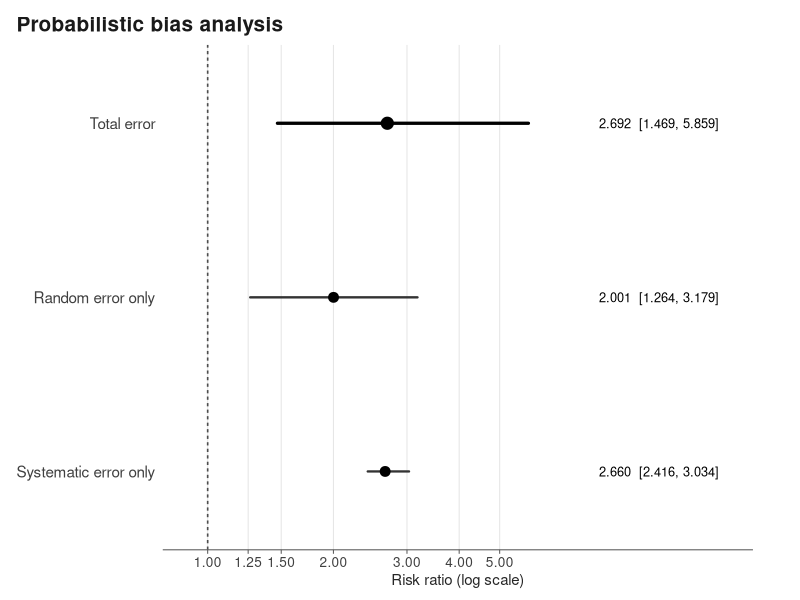
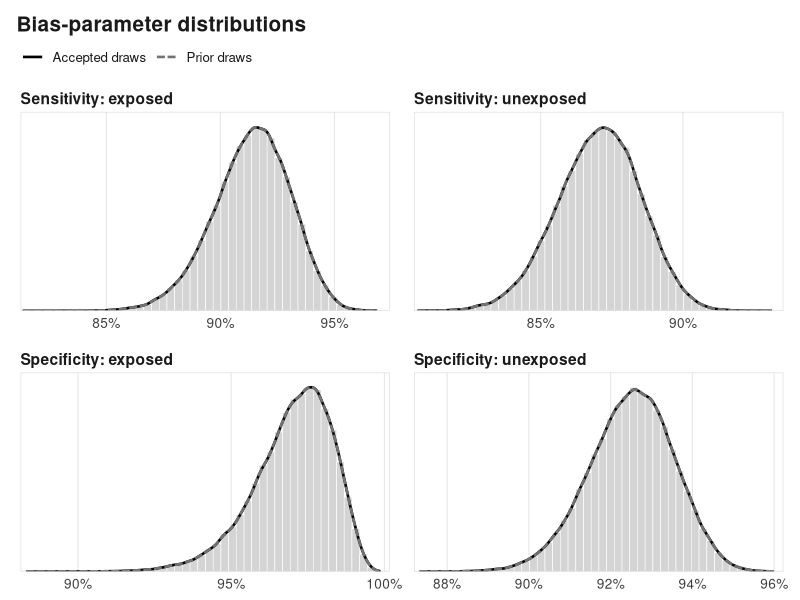
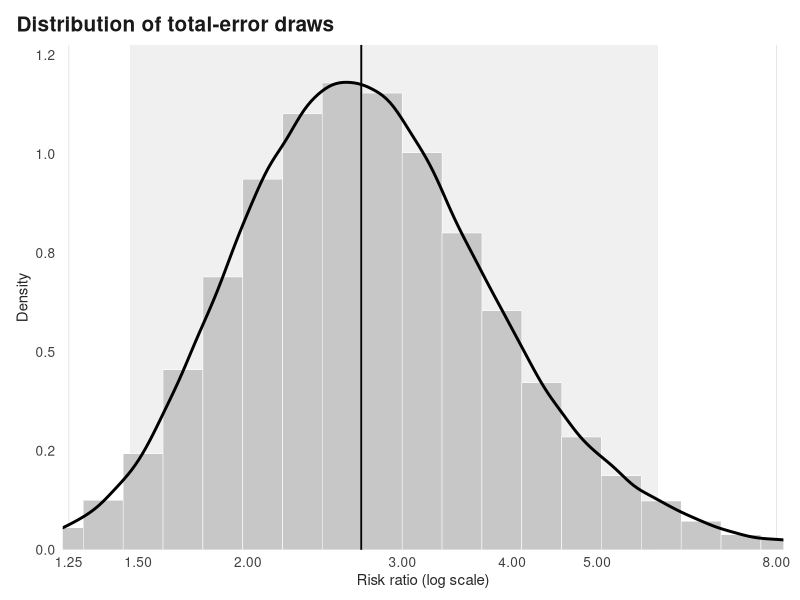

The R source for these figures, in order:
# SCRIPT VERSION: 2026-08-01-v2
###############################################################################
# Probabilistic bias analysis for outcome misclassification: summary data
# Cohort-like or cross-sectional 2 x 2 table
#
# Author: R MACLEHOSE
# Ref: Fox, MacLehose, Lash book on QBA
#
# Revised to match summary_exposure misclass.R:
#   - same a/b/c/d table notation and effect_measure argument
#   - type="nd", type="diff(.80)", or type="diff(se=.80,sp=.60)"
#   - descriptive internal variable names and structured output object
#   - print(), summary(), plot(), and save_pba_plots() methods
#   - matching forest, bias-parameter, and effect-distribution graphics
#
# Bias-parameter distributions:
#   - sensitivity: beta distributions
#   - specificity: beta distributions
#   - under differential misclassification, exposed and unexposed draws are
#     correlated through separate Gaussian copulas for Se and Sp
###############################################################################

library(ggplot2)
library(dplyr)
library(tidyr)
library(tibble)
library(scales)
library(knitr)

# Observed table:
#                     Exposed   Unexposed
# Observed cases           a          b
# Observed noncases        c          d
#
# Outcome-classification parameters:
#   se1, sp1: sensitivity and specificity among exposed persons
#   se0, sp0: sensitivity and specificity among unexposed persons
#
# OR = (a/b)/(c/d)
# RR = [a/(a+c)]/[b/(b+d)]
# RD = [a/(a+c)]-[b/(b+d)]
#
# This file is intended for cohort-like or cross-sectional data in which
# c and d are observed noncases. Use the separate case-control file when
# cases and controls were sampled at different fractions.

# -----------------------------------------------------------------------------
# Small helpers
# -----------------------------------------------------------------------------

choose_hist_bins <- function(n, min_bins = 30L, max_bins = 60L) {
  stopifnot(length(n) == 1L, is.finite(n), n > 0)
  as.integer(max(min_bins, min(max_bins, ceiling(n^(1 / 3)))))
}

full_effect_name <- function(effect_measure) {
  switch(
    effect_measure,
    OR = "Odds ratio",
    RR = "Risk ratio",
    RD = "Risk difference",
    stop("Unknown effect measure.", call. = FALSE)
  )
}

format_effect <- function(x, digits = 2) {
  scales::number(x, accuracy = 10^(-digits), trim = TRUE)
}

validate_pba_inputs <- function(a, b, c, d,
                                se1.a, se1.b, se0.a, se0.b,
                                sp1.a, sp1.b, sp0.a, sp0.b,
                                SIMS) {
  counts <- c(a = a, b = b, c = c, d = d)
  shapes <- c(
    se1.a = se1.a, se1.b = se1.b,
    se0.a = se0.a, se0.b = se0.b,
    sp1.a = sp1.a, sp1.b = sp1.b,
    sp0.a = sp0.a, sp0.b = sp0.b
  )

  if (any(!is.finite(counts)) || any(counts <= 0)) {
    stop("a, b, c, and d must all be positive and finite.", call. = FALSE)
  }
  if (any(abs(counts - round(counts)) > sqrt(.Machine$double.eps))) {
    stop("a, b, c, and d must be whole-number counts because rbinom() is used.",
         call. = FALSE)
  }
  if (any(!is.finite(shapes)) || any(shapes <= 0)) {
    stop("All beta-distribution shape parameters must be positive and finite.",
         call. = FALSE)
  }

  if (length(SIMS) != 1L || !is.finite(SIMS) || SIMS < 2 || SIMS != round(SIMS)) {
    stop("SIMS must be a whole number of at least 2.", call. = FALSE)
  }
  invisible(TRUE)
}

# -----------------------------------------------------------------------------
# Misclassification parser
# -----------------------------------------------------------------------------

normalize_rho <- function(rho) {
  if (!is.numeric(rho) || length(rho) < 1L || length(rho) > 2L ||
      any(!is.finite(rho))) {
    stop("rho must be one finite number or two finite numbers for Se and Sp.",
         call. = FALSE)
  }

  if (length(rho) == 1L) {
    out <- c(se = unname(rho), sp = unname(rho))
  } else if (is.null(names(rho))) {
    out <- c(se = rho[1], sp = rho[2])
  } else {
    nm <- tolower(names(rho))
    nm[nm %in% c("sens", "sensitivity")] <- "se"
    nm[nm %in% c("spec", "specificity")] <- "sp"
    if (!setequal(nm, c("se", "sp")) || anyDuplicated(nm)) {
      stop("A two-element rho must be named c(se=..., sp=...), or supplied in that order.",
           call. = FALSE)
    }
    out <- c(
      se = unname(rho[match("se", nm)]),
      sp = unname(rho[match("sp", nm)])
    )
  }

  if (any(abs(out) >= 1)) {
    stop("Each rho must lie strictly between -1 and 1.", call. = FALSE)
  }
  out
}

parse_diff_contents <- function(contents) {
  contents <- gsub("\\s+", "", contents)
  if (!nzchar(contents)) {
    stop("Use type='diff(...)', e.g. 'diff(.80)' or 'diff(se=.80,sp=.60)'.",
         call. = FALSE)
  }

  one_num <- suppressWarnings(as.numeric(contents))
  if (!is.na(one_num)) return(normalize_rho(one_num))

  parts <- strsplit(contents, ",", fixed = TRUE)[[1]]
  vals <- lapply(parts, function(x) strsplit(x, "=", fixed = TRUE)[[1]])
  if (!all(lengths(vals) == 2L)) {
    stop("Differential type must look like 'diff(.80)' or 'diff(se=.80,sp=.60)'.",
         call. = FALSE)
  }

  nm <- tolower(vapply(vals, `[`, character(1), 1))
  nm[nm %in% c("sens", "sensitivity")] <- "se"
  nm[nm %in% c("spec", "specificity")] <- "sp"
  value <- suppressWarnings(as.numeric(vapply(vals, `[`, character(1), 2)))
  if (any(!is.finite(value))) {
    stop("Could not parse rho values inside type='diff(...)'.", call. = FALSE)
  }
  names(value) <- nm
  normalize_rho(value)
}

parse_misclassification <- function(type) {
  if (!is.character(type) || length(type) != 1L || is.na(type)) {
    stop("type must be one character string.", call. = FALSE)
  }

  type_clean <- tolower(gsub("\\s+", "", type))

  if (type_clean %in% c("nd", "nondiff", "nondifferential")) {
    return(list(
      type = "nondiff",
      rho = c(se = NA_real_, sp = NA_real_),
      label = "Nondifferential outcome misclassification"
    ))
  }

  pieces <- regmatches(
    type_clean,
    regexec("^diff(?:erential)?\\((.*)\\)$", type_clean, perl = TRUE)
  )[[1]]

  if (length(pieces) == 0L) {
    stop(
      paste0(
        "type must be 'nd', 'diff(.80)', or 'diff(se=.80,sp=.60)'. ",
        "The separate rho= argument is not used."
      ),
      call. = FALSE
    )
  }

  rho_out <- parse_diff_contents(pieces[2])
  same_rho <- isTRUE(all.equal(unname(rho_out["se"]), unname(rho_out["sp"])))
  label <- if (same_rho) {
    paste0(
      "Differential outcome misclassification; Gaussian-copula rho = ",
      formatC(rho_out["se"], format = "f", digits = 2)
    )
  } else {
    paste0(
      "Differential outcome misclassification; Gaussian-copula rho(Se) = ",
      formatC(rho_out["se"], format = "f", digits = 2),
      ", rho(Sp) = ",
      formatC(rho_out["sp"], format = "f", digits = 2)
    )
  }

  list(type = "diff", rho = rho_out, label = label)
}

# -----------------------------------------------------------------------------
# Core calculations
# -----------------------------------------------------------------------------

calc_effect <- function(cases_exp, cases_unexp, controls_exp, controls_unexp,
                        effect_measure = c("OR", "RR", "RD")) {
  effect_measure <- match.arg(effect_measure)

  if (effect_measure == "OR") {
    return((cases_exp / cases_unexp) / (controls_exp / controls_unexp))
  }

  risk_exp <- cases_exp / (cases_exp + controls_exp)
  risk_unexp <- cases_unexp / (cases_unexp + controls_unexp)

  if (effect_measure == "RR") return(risk_exp / risk_unexp)
  risk_exp - risk_unexp
}

# For OR/RR this is the SE of log(effect); for RD it is the additive-scale SE.
calc_effect_se <- function(cases_exp, cases_unexp, controls_exp, controls_unexp,
                           effect_measure = c("OR", "RR", "RD")) {
  effect_measure <- match.arg(effect_measure)

  if (effect_measure == "OR") {
    return(sqrt(
      1 / cases_exp + 1 / cases_unexp +
        1 / controls_exp + 1 / controls_unexp
    ))
  }

  if (effect_measure == "RR") {
    return(sqrt(
      1 / cases_exp - 1 / (cases_exp + controls_exp) +
        1 / cases_unexp - 1 / (cases_unexp + controls_unexp)
    ))
  }

  risk_exp <- cases_exp / (cases_exp + controls_exp)
  risk_unexp <- cases_unexp / (cases_unexp + controls_unexp)
  sqrt(
    risk_exp * (1 - risk_exp) / (cases_exp + controls_exp) +
      risk_unexp * (1 - risk_unexp) / (cases_unexp + controls_unexp)
  )
}

add_random_error <- function(eff, se,
                             effect_measure = c("OR", "RR", "RD")) {
  effect_measure <- match.arg(effect_measure)
  z <- stats::rnorm(length(eff))
  if (effect_measure %in% c("OR", "RR")) return(exp(log(eff) + z * se))
  eff + z * se
}

draw_gaussian_copula <- function(n, rho) {
  sigma <- matrix(c(1, rho, rho, 1), nrow = 2L)
  z <- MASS::mvrnorm(n, mu = c(0, 0), Sigma = sigma, empirical = FALSE)
  if (is.null(dim(z))) z <- matrix(z, nrow = 1L)
  stats::pnorm(z)
}

draw_correlated_beta_pair <- function(n,
                                      exposed_a, exposed_b,
                                      unexposed_a, unexposed_b,
                                      rho) {
  u <- draw_gaussian_copula(n, rho)
  tibble(
    exposed = stats::qbeta(u[, 1], exposed_a, exposed_b),
    unexposed = stats::qbeta(u[, 2], unexposed_a, unexposed_b)
  )
}

# -----------------------------------------------------------------------------
# Main PBA function
# -----------------------------------------------------------------------------

pba.summary.out <- function(a, b, c, d,
                            se1.a, se1.b,
                            se0.a, se0.b,
                            sp1.a, sp1.b,
                            sp0.a, sp0.b,
                            type = "nd",
                            effect_measure = c("OR", "RR", "RD"),
                            SIMS = 100000,
                            ...) {
  dots <- list(...)
  if ("rho" %in% names(dots)) {
    stop(
      paste0(
        "rho is not a separate argument. ",
        "Use type='diff(.80)' or type='diff(se=.80,sp=.60)'."
      ),
      call. = FALSE
    )
  }
  if (length(dots) > 0L) {
    stop("Unused argument(s): ", paste(names(dots), collapse = ", "),
         call. = FALSE)
  }

  effect_measure <- match.arg(effect_measure)
  validate_pba_inputs(
    a, b, c, d,
    se1.a, se1.b, se0.a, se0.b,
    sp1.a, sp1.b, sp0.a, sp0.b,
    SIMS
  )
  misclass <- parse_misclassification(type)

  n_exposed <- a + c
  n_unexposed <- b + d
  niter <- as.integer(SIMS)
  draw_id <- seq_len(niter)

  if (misclass$type == "nondiff") {
    if (!isTRUE(all.equal(c(se1.a, se1.b), c(se0.a, se0.b))) ||
        !isTRUE(all.equal(c(sp1.a, sp1.b), c(sp0.a, sp0.b)))) {
      warning(
        paste0(
          "For type='nd', common Se and Sp draws are required. ",
          "The se1.* and sp1.* arguments define the common distributions; ",
          "se0.* and sp0.* are ignored."
        ),
        call. = FALSE
      )
    }

    se_exposed <- stats::rbeta(niter, se1.a, se1.b)
    se_unexposed <- se_exposed
    sp_exposed <- stats::rbeta(niter, sp1.a, sp1.b)
    sp_unexposed <- sp_exposed
  } else {
    se_pair <- draw_correlated_beta_pair(
      niter,
      se1.a, se1.b,
      se0.a, se0.b,
      unname(misclass$rho["se"])
    )
    sp_pair <- draw_correlated_beta_pair(
      niter,
      sp1.a, sp1.b,
      sp0.a, sp0.b,
      unname(misclass$rho["sp"])
    )
    se_exposed <- se_pair$exposed
    se_unexposed <- se_pair$unexposed
    sp_exposed <- sp_pair$exposed
    sp_unexposed <- sp_pair$unexposed
  }

  bias_draws_all <- tibble(
    draw = draw_id,
    se_exposed,
    se_unexposed,
    sp_exposed,
    sp_unexposed
  )

  denominator_exposed <- se_exposed + sp_exposed - 1
  denominator_unexposed <- se_unexposed + sp_unexposed - 1

  corrected_cases_exp <-
    (a - n_exposed * (1 - sp_exposed)) / denominator_exposed
  corrected_controls_exp <- n_exposed - corrected_cases_exp

  corrected_cases_unexp <-
    (b - n_unexposed * (1 - sp_unexposed)) / denominator_unexposed
  corrected_controls_unexp <- n_unexposed - corrected_cases_unexp

  valid_corrected <-
    corrected_cases_exp > 0 & corrected_controls_exp > 0 &
    corrected_cases_unexp > 0 & corrected_controls_unexp > 0 &
    is.finite(corrected_cases_exp) & is.finite(corrected_controls_exp) &
    is.finite(corrected_cases_unexp) & is.finite(corrected_controls_unexp)

  rejected_corrected <- sum(!valid_corrected)
  draw_id <- draw_id[valid_corrected]
  corrected_cases_exp <- corrected_cases_exp[valid_corrected]
  corrected_controls_exp <- corrected_controls_exp[valid_corrected]
  corrected_cases_unexp <- corrected_cases_unexp[valid_corrected]
  corrected_controls_unexp <- corrected_controls_unexp[valid_corrected]
  se_exposed <- se_exposed[valid_corrected]
  se_unexposed <- se_unexposed[valid_corrected]
  sp_exposed <- sp_exposed[valid_corrected]
  sp_unexposed <- sp_unexposed[valid_corrected]

  n_valid_corrected <- length(corrected_cases_exp)
  if (n_valid_corrected == 0L) {
    stop("No valid corrected tables were produced. Check the Se/Sp distributions.",
         call. = FALSE)
  }

  prev_disease_exposed <- stats::rbeta(
    n_valid_corrected, corrected_cases_exp, corrected_controls_exp
  )
  prev_disease_unexposed <- stats::rbeta(
    n_valid_corrected, corrected_cases_unexp, corrected_controls_unexp
  )

  ppv_exposed <-
    (se_exposed * prev_disease_exposed) /
    (se_exposed * prev_disease_exposed +
       (1 - sp_exposed) * (1 - prev_disease_exposed))
  ppv_unexposed <-
    (se_unexposed * prev_disease_unexposed) /
    (se_unexposed * prev_disease_unexposed +
       (1 - sp_unexposed) * (1 - prev_disease_unexposed))
  npv_exposed <-
    (sp_exposed * (1 - prev_disease_exposed)) /
    ((1 - se_exposed) * prev_disease_exposed +
       sp_exposed * (1 - prev_disease_exposed))
  npv_unexposed <-
    (sp_unexposed * (1 - prev_disease_unexposed)) /
    ((1 - se_unexposed) * prev_disease_unexposed +
       sp_unexposed * (1 - prev_disease_unexposed))

  valid_predictive <-
    is.finite(ppv_exposed) & is.finite(ppv_unexposed) &
    is.finite(npv_exposed) & is.finite(npv_unexposed) &
    ppv_exposed >= 0 & ppv_exposed <= 1 &
    ppv_unexposed >= 0 & ppv_unexposed <= 1 &
    npv_exposed >= 0 & npv_exposed <= 1 &
    npv_unexposed >= 0 & npv_unexposed <= 1

  rejected_predictive <- sum(!valid_predictive)
  draw_id <- draw_id[valid_predictive]
  ppv_exposed <- ppv_exposed[valid_predictive]
  ppv_unexposed <- ppv_unexposed[valid_predictive]
  npv_exposed <- npv_exposed[valid_predictive]
  npv_unexposed <- npv_unexposed[valid_predictive]
  corrected_cases_exp <- corrected_cases_exp[valid_predictive]
  corrected_controls_exp <- corrected_controls_exp[valid_predictive]
  corrected_cases_unexp <- corrected_cases_unexp[valid_predictive]
  corrected_controls_unexp <- corrected_controls_unexp[valid_predictive]
  se_exposed <- se_exposed[valid_predictive]
  se_unexposed <- se_unexposed[valid_predictive]
  sp_exposed <- sp_exposed[valid_predictive]
  sp_unexposed <- sp_unexposed[valid_predictive]

  n_valid_predictive <- length(ppv_exposed)
  if (n_valid_predictive == 0L) {
    stop("No valid PPV/NPV values were produced.", call. = FALSE)
  }

  sim_cases_exp <-
    stats::rbinom(n_valid_predictive, a, ppv_exposed) +
    stats::rbinom(n_valid_predictive, c, 1 - npv_exposed)
  sim_controls_exp <- n_exposed - sim_cases_exp

  sim_cases_unexp <-
    stats::rbinom(n_valid_predictive, b, ppv_unexposed) +
    stats::rbinom(n_valid_predictive, d, 1 - npv_unexposed)
  sim_controls_unexp <- n_unexposed - sim_cases_unexp

  valid_simulated <-
    sim_cases_exp > 0 & sim_controls_exp > 0 &
    sim_cases_unexp > 0 & sim_controls_unexp > 0 &
    is.finite(sim_cases_exp) & is.finite(sim_controls_exp) &
    is.finite(sim_cases_unexp) & is.finite(sim_controls_unexp)

  rejected_zero_cells <- sum(!valid_simulated)
  sim_data <- tibble(
    draw = draw_id[valid_simulated],
    corrected_cases_exp = corrected_cases_exp[valid_simulated],
    corrected_cases_unexp = corrected_cases_unexp[valid_simulated],
    corrected_controls_exp = corrected_controls_exp[valid_simulated],
    corrected_controls_unexp = corrected_controls_unexp[valid_simulated],
    sim_cases_exp = sim_cases_exp[valid_simulated],
    sim_cases_unexp = sim_cases_unexp[valid_simulated],
    sim_controls_exp = sim_controls_exp[valid_simulated],
    sim_controls_unexp = sim_controls_unexp[valid_simulated],
    se_exposed = se_exposed[valid_simulated],
    se_unexposed = se_unexposed[valid_simulated],
    sp_exposed = sp_exposed[valid_simulated],
    sp_unexposed = sp_unexposed[valid_simulated]
  )

  if (nrow(sim_data) == 0L) {
    stop("No valid simulated tables remained after zero-cell filtering.",
         call. = FALSE)
  }

  eff_syst <- calc_effect(
    sim_data$corrected_cases_exp,
    sim_data$corrected_cases_unexp,
    sim_data$corrected_controls_exp,
    sim_data$corrected_controls_unexp,
    effect_measure
  )
  eff_bias <- calc_effect(
    sim_data$sim_cases_exp,
    sim_data$sim_cases_unexp,
    sim_data$sim_controls_exp,
    sim_data$sim_controls_unexp,
    effect_measure
  )
  se_bias <- calc_effect_se(
    sim_data$sim_cases_exp,
    sim_data$sim_cases_unexp,
    sim_data$sim_controls_exp,
    sim_data$sim_controls_unexp,
    effect_measure
  )
  eff_total <- add_random_error(eff_bias, se_bias, effect_measure)

  valid_effect <-
    is.finite(eff_syst) & is.finite(eff_bias) &
    is.finite(se_bias) & is.finite(eff_total)
  if (effect_measure %in% c("OR", "RR")) {
    valid_effect <- valid_effect & eff_syst > 0 & eff_bias > 0 & eff_total > 0
  }

  rejected_effect <- sum(!valid_effect)
  sim_data <- sim_data[valid_effect, ]
  eff_syst <- eff_syst[valid_effect]
  eff_bias <- eff_bias[valid_effect]
  se_bias <- se_bias[valid_effect]
  eff_total <- eff_total[valid_effect]

  if (length(eff_total) == 0L) {
    stop("No finite effect draws remained.", call. = FALSE)
  }

  eff_observed <- calc_effect(a, b, c, d, effect_measure)
  se_re_only <- calc_effect_se(a, b, c, d, effect_measure)
  eff_re_only <- add_random_error(
    rep(eff_observed, niter), rep(se_re_only, niter), effect_measure
  )

  impossible <- niter - length(eff_total)
  rejection_counts <- tibble(
    Stage = c(
      "Invalid corrected table",
      "Invalid predictive value",
      "Zero-cell simulated table",
      "Non-finite effect draw"
    ),
    Rejected = c(
      rejected_corrected,
      rejected_predictive,
      rejected_zero_cells,
      rejected_effect
    )
  )

  out <- list(
    total = eff_total,
    re = eff_re_only,
    syst = eff_syst,
    bias_plus_reclassification = eff_bias,
    impossible = impossible,
    effect_measure = effect_measure,
    n_sims_requested = niter,
    n_sims_valid = length(eff_total),
    misclassification = misclass$type,
    misclassification_label = misclass$label,
    rho = misclass$rho,
    rejection_counts = rejection_counts,
    bias_draws_all = bias_draws_all,
    bias_draws_valid = sim_data %>%
      select(draw, se_exposed, se_unexposed, sp_exposed, sp_unexposed),
    effect_draws = tibble(
      draw = sim_data$draw,
      total_error = eff_total,
      systematic_error_only = eff_syst,
      bias_plus_reclassification = eff_bias,
      standard_error = se_bias
    ),
    random_error_draws = tibble(
      draw = seq_len(niter), random_error_only = eff_re_only
    ),
    simulated_tables = sim_data
  )
  class(out) <- c("pba_outcome_sim", "pba_sim")
  out
}

# -----------------------------------------------------------------------------
# Results table
# -----------------------------------------------------------------------------

make_pba_table <- function(eff_out, digits = 3) {
  total_q <- stats::quantile(eff_out$total, c(.025, .5, .975), na.rm = TRUE)
  re_q <- stats::quantile(eff_out$re, c(.025, .5, .975), na.rm = TRUE)
  syst_q <- stats::quantile(eff_out$syst, c(.025, .5, .975), na.rm = TRUE)

  if (eff_out$effect_measure %in% c("OR", "RR")) {
    width <- c(re_q[3] / re_q[1], syst_q[3] / syst_q[1], total_q[3] / total_q[1])
    width_label <- "Upper/lower ratio"
  } else {
    width <- c(re_q[3] - re_q[1], syst_q[3] - syst_q[1], total_q[3] - total_q[1])
    width_label <- "Interval width"
  }

  med <- c(re_q[2], syst_q[2], total_q[2])
  lo <- c(re_q[1], syst_q[1], total_q[1])
  hi <- c(re_q[3], syst_q[3], total_q[3])

  tab <- tibble(
    Analysis = c("Random error only", "Systematic error only", "Total error"),
    Median = round(unname(med), digits),
    `95% simulation interval` = paste0(
      "[", format_effect(unname(lo), digits), ", ",
      format_effect(unname(hi), digits), "]"
    ),
    Width = round(unname(width), digits),
    `Rejected draws` = c(0L, eff_out$impossible, eff_out$impossible)
  )
  names(tab)[names(tab) == "Width"] <- width_label
  tab
}

# -----------------------------------------------------------------------------
# Plot theme and helpers
# -----------------------------------------------------------------------------

theme_pba <- function(base_size = 11.5, base_family = "sans") {
  theme_minimal(base_size = base_size, base_family = base_family) +
    theme(
      text = element_text(color = "grey10"),
      plot.title.position = "plot",
      plot.title = element_text(size = 15, face = "bold", margin = margin(b = 6)),
      plot.subtitle = element_text(size = 10.5, color = "grey35", margin = margin(b = 8)),
      axis.title = element_text(size = 10.8, color = "grey15"),
      axis.text = element_text(size = 9.8, color = "grey25"),
      strip.text = element_text(
        size = 11.2, face = "bold", hjust = 0,
        color = "grey10", margin = margin(b = 4)
      ),
      panel.grid.minor = element_blank(),
      panel.grid.major = element_line(color = "grey90", linewidth = .35),
      plot.margin = margin(12, 16, 10, 12)
    )
}

ratio_breaks <- function(limits, max_breaks = 7L) {
  candidates <- c(
    .01, .02, .05, .08, .10, .125, .20, .25, .33, .50, .67, .75,
    1, 1.25, 1.5, 2, 3, 4, 5, 8, 10, 16, 20, 50, 100
  )
  keep <- candidates[candidates >= limits[1] & candidates <= limits[2]]
  if (length(keep) > max_breaks) {
    keep <- keep[unique(round(seq(1, length(keep), length.out = max_breaks)))]
  }
  if (limits[1] <= 1 && limits[2] >= 1 && !any(abs(keep - 1) < 1e-12)) {
    keep <- sort(unique(c(keep, 1)))
  }
  if (length(keep) < 3L) {
    keep <- exp(seq(log(limits[1]), log(limits[2]), length.out = 5L))
  }
  keep
}

reflected_probability_density <- function(x, adjust = 1.05, n = 512L) {
  x <- x[is.finite(x) & x >= 0 & x <= 1]
  if (length(x) < 2L) {
    stop("At least two probability draws are required.", call. = FALSE)
  }

  x_min <- min(x)
  x_max <- max(x)
  if (x_min == x_max) {
    delta <- max(1e-4, abs(x_min) * 1e-4)
    x_min <- max(0, x_min - delta)
    x_max <- min(1, x_max + delta)
  }
  bw <- stats::bw.nrd0(x)
  if (!is.finite(bw) || bw <= 0) bw <- max((x_max - x_min) / 25, 1e-4)

  dens <- stats::density(
    c(x, -x, 2 - x),
    bw = bw * adjust,
    from = x_min,
    to = x_max,
    n = n,
    cut = 0
  )
  tibble(Value = dens$x, Density = 3 * dens$y)
}

# -----------------------------------------------------------------------------
# Forest plot
# -----------------------------------------------------------------------------

make_pba_plot <- function(eff_out,
                          title = "Probabilistic bias analysis",
                          digits = 2,
                          show_labels = TRUE) {
  effect_measure <- eff_out$effect_measure
  effect_name <- full_effect_name(effect_measure)

  dat <- tibble(
    Method = c("Random error only", "Systematic error only", "Total error"),
    Estimate = c(median(eff_out$re), median(eff_out$syst), median(eff_out$total)),
    Lower = c(
      quantile(eff_out$re, .025), quantile(eff_out$syst, .025),
      quantile(eff_out$total, .025)
    ),
    Upper = c(
      quantile(eff_out$re, .975), quantile(eff_out$syst, .975),
      quantile(eff_out$total, .975)
    )
  ) %>%
    mutate(
      Method = factor(
        Method,
        levels = c("Systematic error only", "Random error only", "Total error")
      ),
      Label = paste0(
        format_effect(Estimate, digits), "  [",
        format_effect(Lower, digits), ", ", format_effect(Upper, digits), "]"
      )
    )

  null_value <- if (effect_measure %in% c("OR", "RR")) 1 else 0
  x_min <- min(dat$Lower)
  x_max <- max(dat$Upper)

  if (effect_measure %in% c("OR", "RR")) {
    core_min <- min(x_min, null_value)
    core_max <- max(x_max, null_value)
    span <- log(core_max / core_min)
    if (!is.finite(span) || span <= 0) span <- log(1.5)

    x_lower <- exp(log(core_min) - 0.14 * span)
    x_upper_axis <- exp(log(core_max) + 0.14 * span)
    if (show_labels) {
      label_x <- exp(log(core_max) + 0.22 * span)
      x_upper <- exp(log(core_max) + max(0.70 * span, log(2.2)))
    } else {
      label_x <- NA_real_
      x_upper <- x_upper_axis
    }
    breaks <- ratio_breaks(c(x_lower, x_upper_axis))
    x_label <- paste0(effect_name, " (log scale)")
  } else {
    core_min <- min(x_min, null_value)
    core_max <- max(x_max, null_value)
    span <- core_max - core_min
    if (!is.finite(span) || span <= 0) span <- .1

    x_lower <- core_min - 0.14 * span
    x_upper_axis <- core_max + 0.14 * span
    if (show_labels) {
      label_x <- core_max + 0.22 * span
      x_upper <- core_max + 0.75 * span
    } else {
      label_x <- NA_real_
      x_upper <- x_upper_axis
    }
    breaks <- scales::breaks_pretty(n = 6)(c(x_lower, x_upper_axis))
    x_label <- effect_name
  }

  p <- ggplot(dat, aes(x = Estimate, y = Method)) +
    geom_vline(
      xintercept = null_value, linetype = "22", linewidth = .55, color = "grey30"
    ) +
    geom_segment(
      aes(x = Lower, xend = Upper, yend = Method),
      linewidth = .80, lineend = "round", color = "grey20"
    ) +
    geom_point(size = 3.0, color = "black") +
    geom_segment(
      data = filter(dat, Method == "Total error"),
      aes(x = Lower, xend = Upper, y = Method, yend = Method),
      inherit.aes = FALSE, linewidth = 1.10, lineend = "round", color = "black"
    ) +
    geom_point(
      data = filter(dat, Method == "Total error"),
      aes(x = Estimate, y = Method), inherit.aes = FALSE, size = 3.8, color = "black"
    ) +
    labs(title = title, x = x_label, y = NULL) +
    scale_y_discrete(expand = expansion(add = c(.45, .45))) +
    theme_pba() +
    theme(
      panel.grid.major.y = element_blank(),
      axis.text.y = element_text(size = 11),
      axis.line.x = element_line(color = "grey35", linewidth = .35),
      axis.ticks.x = element_line(color = "grey35", linewidth = .35),
      plot.margin = margin(12, 34, 8, 12)
    ) +
    coord_cartesian(clip = "off")

  if (show_labels) {
    p <- p + geom_text(
      aes(x = label_x, label = Label), hjust = 0, size = 3.25
    )
  }

  if (effect_measure %in% c("OR", "RR")) {
    p + scale_x_continuous(
      trans = "log10",
      limits = c(x_lower, x_upper),
      breaks = breaks,
      labels = scales::label_number(accuracy = .01, trim = TRUE),
      expand = expansion(mult = c(0, 0))
    )
  } else {
    p + scale_x_continuous(
      limits = c(x_lower, x_upper),
      breaks = breaks,
      labels = scales::label_number(accuracy = .01, trim = TRUE),
      expand = expansion(mult = c(0, 0))
    )
  }
}

# -----------------------------------------------------------------------------
# Outcome-classification parameter plot
# -----------------------------------------------------------------------------

make_bias_parameter_plot <- function(eff_out,
                                     bins = NULL,
                                     x_pad_fraction = 0.02,
                                     density_adjust = 1.05,
                                     show_legend = TRUE) {
  valid_draws <- eff_out$bias_draws_valid
  prior_draws <- eff_out$bias_draws_all

  if (nrow(valid_draws) < 2L || nrow(prior_draws) < 2L) {
    stop("Not enough draws for a bias-parameter plot.", call. = FALSE)
  }
  if (is.null(bins)) bins <- choose_hist_bins(nrow(valid_draws))

  if (eff_out$misclassification == "nondiff") {
    wide_valid <- valid_draws %>% transmute(
      `Sensitivity` = se_exposed,
      `Specificity` = sp_exposed
    )
    wide_prior <- prior_draws %>% transmute(
      `Sensitivity` = se_exposed,
      `Specificity` = sp_exposed
    )
    levels <- c("Sensitivity", "Specificity")
    facet_cols <- 2L
  } else {
    wide_valid <- valid_draws %>% transmute(
      `Sensitivity: exposed` = se_exposed,
      `Sensitivity: unexposed` = se_unexposed,
      `Specificity: exposed` = sp_exposed,
      `Specificity: unexposed` = sp_unexposed
    )
    wide_prior <- prior_draws %>% transmute(
      `Sensitivity: exposed` = se_exposed,
      `Sensitivity: unexposed` = se_unexposed,
      `Specificity: exposed` = sp_exposed,
      `Specificity: unexposed` = sp_unexposed
    )
    levels <- c(
      "Sensitivity: exposed", "Sensitivity: unexposed",
      "Specificity: exposed", "Specificity: unexposed"
    )
    facet_cols <- 2L
  }

  long_valid <- wide_valid %>%
    pivot_longer(everything(), names_to = "Parameter", values_to = "Value") %>%
    mutate(Source = "Accepted draws")
  long_prior <- wide_prior %>%
    pivot_longer(everything(), names_to = "Parameter", values_to = "Value") %>%
    mutate(Source = "Prior draws")

  long_all <- bind_rows(long_valid, long_prior) %>%
    filter(is.finite(Value), Value >= 0, Value <= 1) %>%
    mutate(
      Parameter = factor(Parameter, levels = levels),
      Source = factor(Source, levels = c("Accepted draws", "Prior draws"))
    )

  dens <- long_all %>%
    group_by(Parameter, Source) %>%
    group_modify(~ reflected_probability_density(.x$Value, density_adjust)) %>%
    ungroup()

  ggplot(filter(long_all, Source == "Accepted draws"), aes(x = Value)) +
    geom_histogram(
      aes(y = after_stat(density)), bins = bins,
      fill = "grey83", color = "white", linewidth = .20
    ) +
    geom_line(
      data = dens,
      aes(x = Value, y = Density, linetype = Source, color = Source),
      linewidth = .90,
      inherit.aes = FALSE,
      show.legend = show_legend
    ) +
    facet_wrap(~ Parameter, ncol = facet_cols, scales = "free") +
    scale_x_continuous(
      breaks = scales::breaks_pretty(n = 4),
      labels = scales::label_percent(accuracy = 1),
      expand = expansion(mult = c(0, x_pad_fraction)),
      guide = guide_axis(check.overlap = TRUE)
    ) +
    scale_y_continuous(expand = expansion(mult = c(0, .08))) +
    scale_linetype_manual(values = c("Accepted draws" = "solid", "Prior draws" = "31")) +
    scale_color_manual(values = c("Accepted draws" = "black", "Prior draws" = "grey45")) +
    labs(title = "Bias-parameter distributions", x = NULL, y = NULL) +
    theme_pba() +
    theme(
      panel.grid.major.y = element_blank(),
      axis.text.y = element_blank(),
      axis.ticks.y = element_blank(),
      panel.border = element_rect(color = "grey86", fill = NA, linewidth = .45),
      panel.spacing = grid::unit(1.0, "lines"),
      plot.margin = margin(12, 12, 6, 12),
      legend.position = if (show_legend) "top" else "none",
      legend.direction = "horizontal",
      legend.justification = "left",
      legend.title = element_blank(),
      legend.text = element_text(size = 9.6),
      legend.margin = margin(0, 0, 0, 0),
      legend.box.margin = margin(0, 0, 4, 0)
    )
}

# -----------------------------------------------------------------------------
# Effect distribution
# -----------------------------------------------------------------------------

make_effect_density_plot <- function(eff_out,
                                     effect_source = c("total", "systematic", "random", "bias"),
                                     bins = NULL,
                                     display_quantiles = c(.005, .995),
                                     density_adjust = 1.05) {
  effect_source <- match.arg(effect_source)
  effect_measure <- eff_out$effect_measure
  effect_name <- full_effect_name(effect_measure)

  if (length(display_quantiles) != 2L ||
      any(!is.finite(display_quantiles)) ||
      display_quantiles[1] < 0 || display_quantiles[2] > 1 ||
      display_quantiles[1] >= display_quantiles[2]) {
    stop("display_quantiles must be two increasing probabilities in [0,1].",
         call. = FALSE)
  }

  if (effect_source == "total") {
    eff <- eff_out$total
    source_title <- "Distribution of total-error draws"
  } else if (effect_source == "systematic") {
    eff <- eff_out$syst
    source_title <- "Distribution of systematic-error draws"
  } else if (effect_source == "random") {
    eff <- eff_out$re
    source_title <- "Distribution of random-error draws"
  } else {
    eff <- eff_out$bias_plus_reclassification
    source_title <- "Distribution before added random error"
  }

  dat <- tibble(Effect = eff) %>% filter(is.finite(Effect))
  if (effect_measure %in% c("OR", "RR")) dat <- filter(dat, Effect > 0)
  if (nrow(dat) < 2L) stop("Not enough finite effect draws.", call. = FALSE)
  if (is.null(bins)) bins <- choose_hist_bins(nrow(dat))

  q <- quantile(dat$Effect, c(.025, .5, .975))

  if (effect_measure %in% c("OR", "RR")) {
    dat <- mutate(dat, PlotValue = log(Effect))
    xlim <- quantile(dat$PlotValue, display_quantiles)
    ticks <- ratio_breaks(exp(xlim))

    p <- ggplot(dat, aes(x = PlotValue)) +
      annotate(
        "rect", xmin = log(q[1]), xmax = log(q[3]),
        ymin = -Inf, ymax = Inf, fill = "grey94"
      ) +
      geom_histogram(
        aes(y = after_stat(density)), bins = bins,
        fill = "grey78", color = "white", linewidth = .18
      ) +
      geom_density(linewidth = 1, adjust = density_adjust, color = "black") +
      geom_vline(xintercept = log(q[2]), linewidth = .65) +
      geom_vline(
        xintercept = 0, linetype = "22", linewidth = .55, color = "grey30"
      ) +
      coord_cartesian(xlim = xlim) +
      scale_x_continuous(
        breaks = log(ticks),
        labels = scales::number(ticks, accuracy = .01, trim = TRUE),
        expand = expansion(mult = c(0, 0))
      ) +
      labs(
        title = source_title,
        x = paste0(effect_name, " (log scale)"),
        y = "Density"
      )
  } else {
    dat <- mutate(dat, PlotValue = Effect)
    xlim <- quantile(dat$PlotValue, display_quantiles)

    p <- ggplot(dat, aes(x = PlotValue)) +
      annotate(
        "rect", xmin = q[1], xmax = q[3],
        ymin = -Inf, ymax = Inf, fill = "grey94"
      ) +
      geom_histogram(
        aes(y = after_stat(density)), bins = bins,
        fill = "grey78", color = "white", linewidth = .18
      ) +
      geom_density(linewidth = 1, adjust = density_adjust, color = "black") +
      geom_vline(xintercept = q[2], linewidth = .65) +
      geom_vline(
        xintercept = 0, linetype = "22", linewidth = .55, color = "grey30"
      ) +
      coord_cartesian(xlim = xlim) +
      scale_x_continuous(
        breaks = scales::breaks_pretty(n = 7),
        labels = scales::label_number(accuracy = .01, trim = TRUE),
        expand = expansion(mult = c(0, 0))
      ) +
      labs(title = source_title, x = effect_name, y = "Density")
  }

  p +
    scale_y_continuous(
      expand = expansion(mult = c(0, .08)),
      labels = scales::label_number(accuracy = .1, trim = TRUE)
    ) +
    theme_pba() +
    theme(
      panel.grid.major.y = element_blank(),
      plot.margin = margin(12, 12, 8, 12)
    )
}

# -----------------------------------------------------------------------------
# Results object and methods
# -----------------------------------------------------------------------------

pba_results <- function(eff_out, digits = 3, title = NULL) {
  out <- list(
    table = make_pba_table(eff_out, digits),
    plot = make_pba_plot(
      eff_out,
      title = if (is.null(title)) "Probabilistic bias analysis" else title,
      digits = min(digits, 3)
    ),
    parameter_plot = make_bias_parameter_plot(eff_out),
    distribution_plot = make_effect_density_plot(eff_out, effect_source = "total"),
    effect_measure = eff_out$effect_measure,
    n_sims_requested = eff_out$n_sims_requested,
    n_sims_valid = eff_out$n_sims_valid,
    impossible = eff_out$impossible,
    misclassification = eff_out$misclassification,
    misclassification_label = eff_out$misclassification_label,
    rho = eff_out$rho,
    raw = eff_out
  )
  out$bias_parameter_plot <- out$parameter_plot
  out$effect_plot <- out$distribution_plot
  class(out) <- "pba_results"
  out
}

print.pba_results <- function(x, ...) {
  cat("\nProbabilistic bias analysis\n")
  cat(
    "Effect measure:       ", full_effect_name(x$effect_measure),
    " (", x$effect_measure, ")\n", sep = ""
  )
  cat("Misclassification:    ", x$misclassification_label, "\n", sep = "")
  cat("Simulations requested:", scales::comma(x$n_sims_requested), "\n")
  cat(
    "Valid simulations:    ", scales::comma(x$n_sims_valid), " (",
    scales::percent(x$n_sims_valid / x$n_sims_requested, accuracy = .1),
    ")\n", sep = ""
  )
  cat("Rejected draws:       ", scales::comma(x$impossible), "\n\n", sep = "")
  print(knitr::kable(
    x$table, align = c("l", "r", "r", "r", "r"), format = "simple"
  ))
  invisible(x)
}

summary.pba_results <- function(object, ...) {
  print(object)
  invisible(object$table)
}

plot.pba_results <- function(x,
                             which = c("forest", "parameters", "distribution"),
                             ...) {
  which <- tolower(which[1])
  if (which == "bias_parameters") which <- "parameters"
  if (which == "effect") which <- "distribution"
  if (!which %in% c("forest", "parameters", "distribution")) {
    stop("which must be 'forest', 'parameters', or 'distribution'.",
         call. = FALSE)
  }
  p <- switch(
    which,
    forest = x$plot,
    parameters = x$parameter_plot,
    distribution = x$distribution_plot
  )
  print(p)
  invisible(p)
}

save_pba_plots <- function(x,
                           directory = ".",
                           prefix = "pba_outcome",
                           format = c("pdf", "png"),
                           dpi = 320) {
  if (!inherits(x, "pba_results")) stop("x must be a pba_results object.")
  format <- match.arg(format)
  dir.create(directory, recursive = TRUE, showWarnings = FALSE)
  parameter_height <- if (x$misclassification == "nondiff") 4.2 else 6.8

  files <- c(
    forest = file.path(directory, paste0(prefix, "_forest.", format)),
    parameters = file.path(directory, paste0(prefix, "_parameters.", format)),
    distribution = file.path(directory, paste0(prefix, "_distribution.", format))
  )
  ggsave(files["forest"], x$plot, width = 9.25, height = 4.9,
         units = "in", dpi = dpi, bg = "white")
  ggsave(files["parameters"], x$parameter_plot, width = 9.25,
         height = parameter_height, units = "in", dpi = dpi, bg = "white")
  ggsave(files["distribution"], x$distribution_plot, width = 9.25,
         height = 4.9, units = "in", dpi = dpi, bg = "white")
  invisible(files)
}

# -----------------------------------------------------------------------------
# Example
# -----------------------------------------------------------------------------

draws.out <- pba.summary.out(
  a = 40,
  b = 20,
  c = 60,
  d = 80,
  se1.a = 254,
  se1.b = 24,
  se0.a = 450,
  se0.b = 67,
  # The Sp beta distributions below approximately moment-match the
  # trapezoidal distributions used in the earlier version of this example.
  sp1.a = 168.392,
  sp1.b = 5.208,
  sp0.a = 591.431,
  sp0.b = 47.954,
  type = "diff(.80)",
  effect_measure = "RR",
  SIMS = 100000
)

# Nondifferential: type = "nd"
# Differential with different copula correlations: type = "diff(se=.80,sp=.60)"

results <- pba_results(draws.out)
print(results)
plot(results, which = "forest")
plot(results, which = "parameters")
plot(results, which = "distribution")

# Recommended publication export:
# save_pba_plots(results, "figures", prefix = "rr_outcome_pba", format = "pdf")
# save_pba_plots(results, "figures", prefix = "rr_outcome_pba", format = "png")
